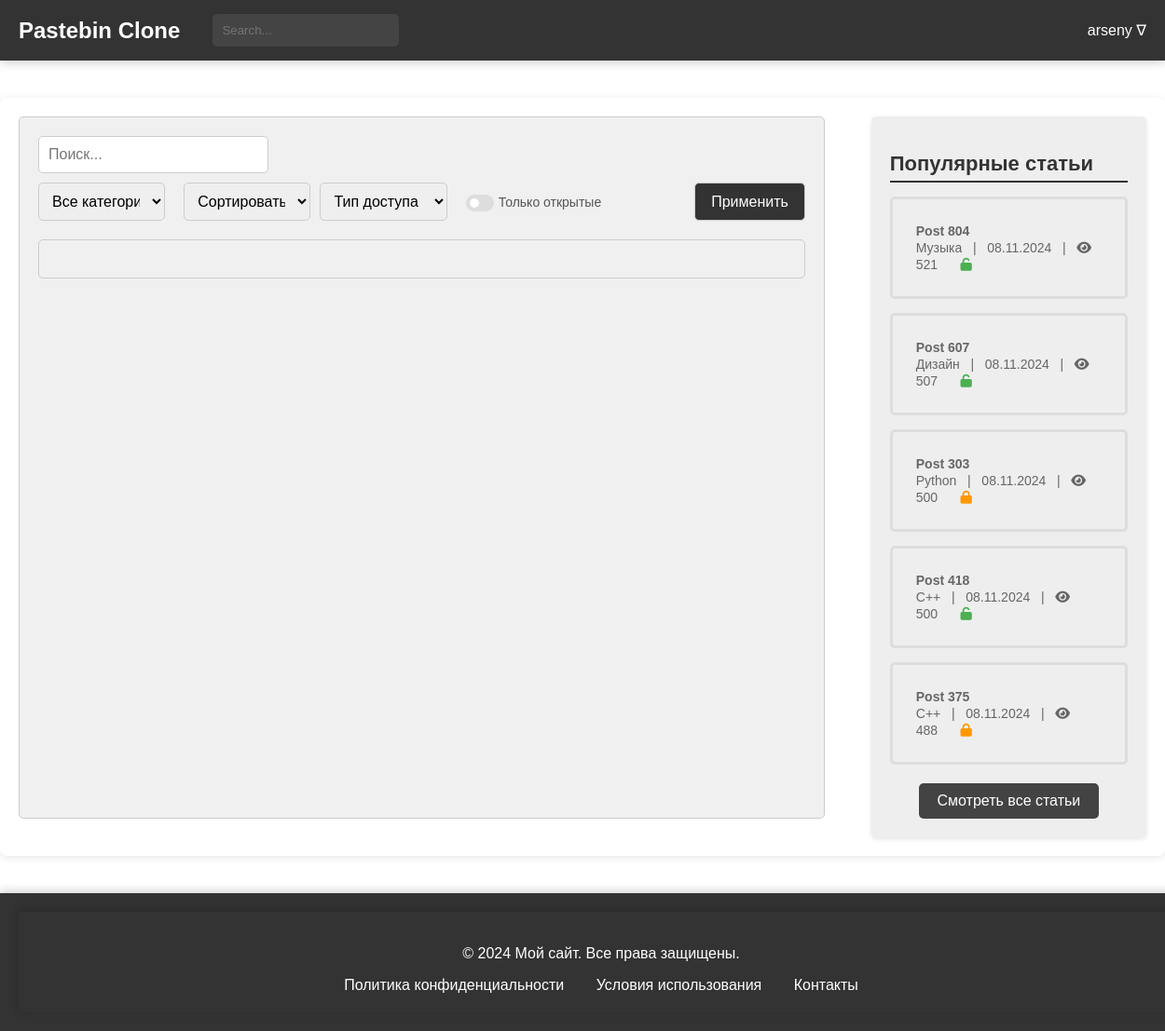
The app's page /users/posts/ (signed in), older data.
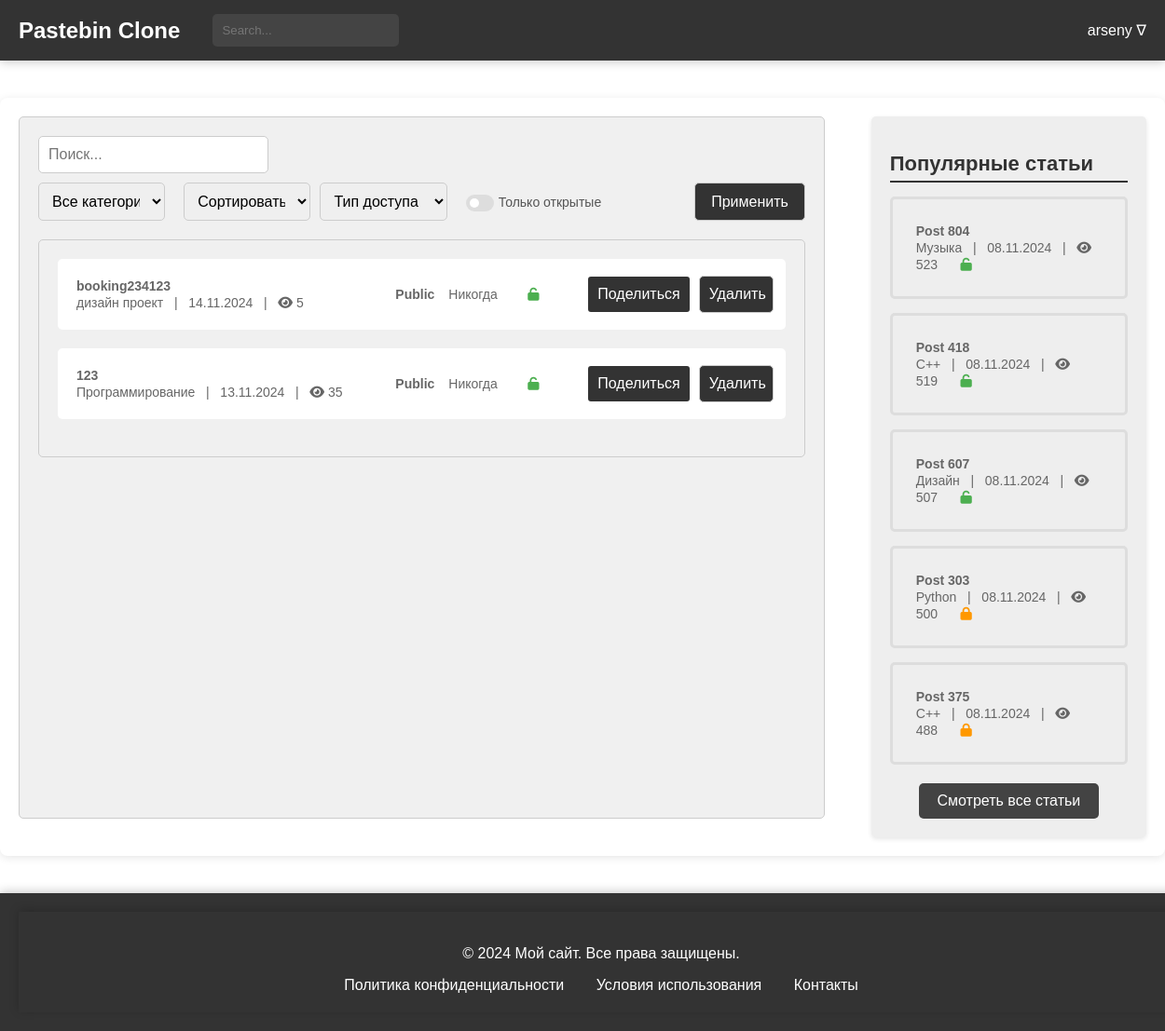
The same page, newer data.
### users/models.py (models this page shows, shortened)
class CustomUser(AbstractUser):
    bio = models.TextField(blank=True, null=True)
    favorites = models.ManyToManyField('blog.Paste', related_name='favorited_by', blank=True)
    address = models.CharField(max_length=100, blank=True, null=True)
    avatar = models.ImageField(upload_to='avatars/', blank=True, null=True)
    groups = models.ManyToManyField(
        'auth.Group',
        related_name='customuser_set',
        blank=True
    )
    user_permissions = models.ManyToManyField(
        'auth.Permission',
        related_name='customuser_set',
        blank=True
    )
    class Meta:
        verbose_name = "Пользователь"
        verbose_name_plural = "Пользователи"

### blog/models.py (models this page shows, shortened)
class Paste(models.Model):
    ACCESS_STATUS_CHOICES = [
        (0, 'Private'),
        (1, 'Public'),
        (2, 'Draft'),
    ]
    TIME_LIVE_CHOICES = [
        (None, 'Никогда'),
        (timedelta(minutes=2), 'Через 2 минуты'),
        (timedelta(hours=1), 'Через 1 час'),
        (timedelta(days=1), 'Через 1 день'),
        (timedelta(weeks=1), 'Через 1 неделю'),
    ]
    title = models.CharField(max_length=200)
    content = models.TextField()
    author = models.ForeignKey(User, on_delete=models.CASCADE)
    created_at = models.DateTimeField(auto_now_add=True)
    updated_at = models.DateTimeField(auto_now=True)
    slug = models.UUIDField(default=uuid.uuid4, editable=False, unique=True)
    tags = models.ManyToManyField(Tag, related_name='posts')
    category = models.ForeignKey(Category, on_delete=models.SET_NULL, null=True)
    access_status = models.IntegerField(choices=ACCESS_STATUS_CHOICES, default=1)
    time_live = models.DurationField(null=True, blank=True)
    password = models.CharField(max_length=100, null=True, blank=True)
    is_delete_after_read = models.BooleanField(default=False)
    views_count = models.PositiveIntegerField(default=0)
    favourite_count = models.PositiveIntegerField(default=0)
    def get_absolute_url(self):
        return reverse('blog:post-detail', kwargs={'slug': self.slug})
    def get_deletion_date(self):
        if self.time_live:
            deletion_date = timezone.now() + self.time_live
            return deletion_date.strftime('%d.%m.%Y')
        return "Никогда"
    def get_formatted_created_at(self):
        return self.created_at.strftime('%d.%m.%Y')
    class Meta:
        verbose_name = 'Паста'
        verbose_name_plural = 'Паста'

class Category(models.Model):
    name = models.CharField(max_length=30, unique=True)
    parent = models.ForeignKey(
        'self',
        on_delete=models.CASCADE,
        null=True, blank=True,
        related_name='subcategories'
    )
    def __str__(self):
        return self.name
    class Meta:
        verbose_name = 'Категория'
        verbose_name_plural = 'Категории'

### users/views.py (the view)
# urls.py: path('posts/', views.posts_list, name='posts-list'),
@login_required
def posts_list(request):
    user = request.user
    posts = Paste.objects.filter(author=user).order_by('-created_at')
    popular_posts = Paste.objects.order_by('-views_count')[:5]
    categories = Category.objects.all()
    category = request.GET.get('category')
    sort_by = request.GET.get('sort')
    access_status = request.GET.get('access_status')
    has_password = request.GET.get('has_password')
    search_query = request.GET.get('search', '')
    posts = sort_and_filter(posts, category, sort_by, access_status, has_password, search_query)
    return render(request, 'users_posts.html', {
        'posts': posts,
        'popular_posts': popular_posts,
        'categories': categories,
        'selected_category': category,
        'selected_sort': sort_by,
        'has_password': has_password,
        'search_query': search_query
    })

### general/context_processors.py (called while the page is built)
def unread_counts(request):
    if request.user.is_authenticated:
        unread_messages_count = Messages.objects.filter(user=request.user, is_checked=False).count()
        unread_notifications_count = Notifications.objects.filter(user=request.user, is_checked=False).count()
    else:
        unread_messages_count = 0
        unread_notifications_count = 0
    return {
        'unread_messages_count': unread_messages_count,
        'unread_notifications_count': unread_notifications_count,
    }

### users/templates/users_posts.html (shortened to what this page needs)
{% extends 'blog/temps/base.html' %}
{% load static %}
{% block head %}
    <link rel="stylesheet" type="text/css" href="{% static 'css/users_posts.css' %}">
{% endblock %}
{% block content %}
<main>
    <div class="main-container">
        <div class="post-filter">
            <form method="get" action="{% url 'users:posts-list' %}">
                <input type="search" name="search" placeholder="Поиск..." value="{{ search_query }}">
                <div style="display: flex; justify-content: space-between; margin-top: 10px;">
                    <select name="category" style="width: 35%;">
                        <option value="">Все категории</option>
                    </select>
                    <select name="sort" style="width: 35%; margin-left: 20px;">
                        <option value="">Сортировать по</option>
                    </select>
                    <select name="access_status" style="width: 35%; margin-left: 10px;">
                        <option value="">Тип доступа</option>
                    </select>
                    <div class="checkbox-container">
                        <label for="has_password">
                            <span>Только открытые</span>
                            <span></span>
                            <span></span>
                        </label>
                    </div>
                    <button type="submit" style="margin-left: 100px;">Применить</button>
                </div>
            </form>
            <div class="post-list">
                <ul>
                    {% for post in posts %}
                    <li class="post-item">
                        <div class="post-details">
                            <a href="{% url 'blog:post-detail' post.slug %}">
                                <span class="article-title">{{ post.title }}</span>
                                <br>
                                <span class="article-meta">{{ post.category }} &nbsp; | &nbsp; {{ post.get_formatted_created_at }} &nbsp; |  &nbsp;
                                    <i class="fa fa-eye"></i> <span class="view-count">{{post.views_count}}</span></span>
                            </a>
                        </div>
                        <div class="post-actions">
                            <span class="post-status">{{ post.get_access_status_display }}</span>
                            <span class="post-time">{{ post.get_deletion_date }}</span>
                            {% if post.password %}
                            <span><i class="fa fa-lock" aria-hidden="true" style="color: #FF9800;"></i></span>
                            {% else %}
                            <span><i class="fa fa-unlock" aria-hidden="true" style="color: #4CAF50;"></i></span>
                            {% endif %}
                            <button class="post-share-button" onclick="copyToClipboard('{{ post.get_absolute_url }}')">
                                Поделиться
                            </button>
                            <form method="post" action="{% url 'blog:post-delete' post.id %}">
                                <button type="submit">Удалить</button>
                            </form>
                        </div>
                    </li>
                    {% endfor %}
                </ul>
            </div>
        </div>
        {% include 'blog/temps/popular_posts.html' %}
    </div>
</main>
{% endblock %}

### blog/templates/blog/temps/base.html (shortened to what this page needs)
{% load static %}
<!DOCTYPE html>
<html lang="en">
<head>
    {% block head %}{% endblock %}
</head>
<body>
{% include 'blog/temps/header.html' %}
{% block content %}
{% endblock %}
{% include 'blog/temps/footer.html' %}
</body>
</html>

### blog/templates/blog/temps/header.html (shortened to what this page needs)
{% load static %}
<head>
    <link rel="stylesheet" type="text/css" href="{% static 'css/header.css' %}">
</head>
<header>
    <div class="header-container">
        <a href="{% url 'blog:index' %}" style='all: unset;'>
            <div class="header-logo">Pastebin Clone</div>
        </a>
        <div class="header-search">
            <form method="get" action="{% url 'blog:posts-list' %}">
                <input type="search" name="search" placeholder="Search..." value="{{ search_query }}">
            </form>
        </div>
        {% if request.user.is_authenticated %}
        <div class="header-auth">
            <span class="dropdown-toggle" style="margin-left: 10px; position: relative;">
                {{ request.user.username }} &#8711;
            </span>
        </div>
        {% else %}
        <div class="header-auth">
            <a href="{% url 'users:login' %}" class="auth-link">Log In /</a>
            <a href="{% url 'users:register' %}" class="auth-link">Sign In</a>
        </div>
        {% endif %}
    </div>
</header>

### blog/templates/blog/temps/popular_posts.html
{% load static %}
<head>
    <link rel="stylesheet" type="text/css" href="{% static 'css/popular_posts.css' %}">
    <link rel="stylesheet" href="https://cdnjs.cloudflare.com/ajax/libs/font-awesome/6.0.0-beta3/css/all.min.css">
</head>
<div class="right-block">
    <h2>Популярные статьи</h2>
    <ul>
        {% for popular_post in popular_posts %}
        <li>
            <a href="{% url 'blog:post-detail' popular_post.slug %}">
                <span class="article-title">{{popular_post.title}}</span>
                <br>
                <span class="article-meta">{{ popular_post.category }} &nbsp; | &nbsp; {{ popular_post.get_formatted_created_at }} &nbsp; |  &nbsp;
                                    <i class="fa fa-eye"></i> <span
                            class="view-count">{{popular_post.views_count}}</span></span>
                {% if popular_post.password %}
                <span><i class="fa fa-lock" aria-hidden="true" style="color: #FF9800;"></i></span>
                {% else %}
                <span><i class="fa fa-unlock" aria-hidden="true" style="color: #4CAF50;"></i></span>
                {% endif %}
            </a>
        </li>
        {% endfor %}
    </ul>
     <div class="all-posts-link">
        <a href="{% url 'blog:posts-list' %}">Смотреть все статьи</a>
    </div>
</div>

### blog/templates/blog/temps/footer.html
{% load static %}
<head>
    <link rel="stylesheet" type="text/css" href="{% static 'css/footer.css' %}">
</head>
<footer>
    <div class="footer-container">
    <p>&copy; 2024 Мой сайт. Все права защищены.</p>
    <ul>
        <li><a href="#">Политика конфиденциальности</a></li>
        <li><a href="#">Условия использования</a></li>
        <li><a href="#">Контакты</a></li>
    </ul>
</div>
</footer>

### users/static/css/users_posts.css (style rules this page uses)
body { margin: 0; padding: 0; font-family: Arial, sans-serif; }
.main-container { display: flex; justify-content: space-between; max-width: 1400px; margin: 40px auto; padding: 20px; box-shadow: 0 2px 10px rgba(0, 0, 0, 0.1); border-radius: 8px; background-color: #ffffff; }
.right-block { width: 30%; background-color: #eeeeee; padding: 20px; height: auto; border-radius: 5px; margin-left: 50px; }
.post-list ul { list-style: none; padding: 0; margin: 0; }
.post-list li { margin-bottom: 20px; }
.post-list a { display: block; padding: 10px; background-color: #fff; border-radius: 5px; text-decoration: none; color: #333; transition: background-color 0.3s; }
.post-list span { font-size: 14px; color: #666; }
.post-filter { background-color: #f0f0f0; padding: 20px; border: 1px solid #ccc; border-radius: 5px; margin-bottom: 20px; }
.post-filter form { display: flex; flex-wrap: wrap; justify-content: space-between; }
.post-filter input[type="search"], .post-filter select, .post-filter button[type="submit"] { width: 30%; padding: 10px; font-size: 16px; border: 1px solid #ccc; border-radius: 5px; }
.post-filter button[type="submit"] { background-color: #333; color: #fff; cursor: pointer; margin-left: auto; }
.post-list { background-color: #f0f0f0; border: 1px solid #ccc; border-radius: 5px; margin-top: 20px; padding: 20px; }
.post-item { display: flex; justify-content: space-between; align-items: center; margin-bottom: 20px; background-color: #fff; padding: 10px; border-radius: 5px; transition: background-color 0.3s; }
.post-details { display: flex; flex-direction: column; gap: 10px; }
.post-actions { display: flex; align-items: center; justify-content: space-between; min-width: 350px; }
.post-actions span { margin-right: 15px; }
.post-actions form { display: inline; margin: 0; padding: 0; }
.post-actions button { width: 30%; padding: 10px; font-size: 16px; background-color: #333; color: white; border: none; border-radius: 3px; cursor: pointer; transition: background-color 0.3s; min-width: 80px; }
.post-time { color: #FF9800; min-width: 120px; display: inline-block; }
.post-status { font-weight: bold; color: #4CAF50; }
.post-time { color: #FF9800; }
.right-block h2 { font-size: 22px; font-weight: bold; margin-bottom: 15px; color: #333; border-bottom: 2px solid #333333FF; padding-bottom: 5px; }
.right-block ul { list-style: none; padding: 0; margin: 0; }
.right-block li { margin-bottom: 15px; padding: 10px; border: 3px solid #ddd; border-radius: 5px; transition: background-color 0.3s; }
.right-block a { display: block; padding: 15px; color: #333; text-decoration: none; border-radius: 5px; transition: background-color 0.3s; }
.right-block span { font-size: 14px; color: #666; }
.right-block i { font-size: 14px; margin-right: 5px; }
.article-title { font-weight: bold; font-size: 34px; }
.post-share-button { padding: 5px 15px; background-color: #f44336; color: white; border: none; border-radius: 3px; cursor: pointer; transition: background-color 0.3s; min-width: 80px; margin-right: 10px; }
.post-actions i.fa-unlock { color: #4CAF50; }
.post-actions i.fa-lock, .post-actions i.fa-unlock { margin-left: -50px; }
.view-count { margin-left: 0; }
.checkbox-container { margin-left: 20px; display: flex; align-items: center; }
.checkbox-container label { position: relative; display: flex; align-items: center; cursor: pointer; font-size: 18px; color: #555; white-space: nowrap; }
.checkbox-container label span:first-child { position: relative; padding-left: 35px; font-size: 14px; }
.checkbox-container label span:nth-child(2) { position: absolute; left: 0; top: 0; width: 30px; height: 18px; background-color: #ddd; border-radius: 15px; transition: 0.3s; }
.checkbox-container label span:nth-child(3) { position: absolute; left: 4px; top: 4px; width: 10px; height: 10px; background-color: #fff; border-radius: 50%; transition: 0.3s; }

Row changes from the older to the newer data that the page shows:
added Paste: title "booking234123", category "дизайн проект", get_formatted_created_at "14.11.2024", views_count "5", access_status "Public", get_deletion_date "Никогда"
added Paste: title "123", category "Программирование", get_formatted_created_at "13.11.2024", views_count "35", access_status "Public", get_deletion_date "Никогда"
changed Paste "Post 804": views_count "521" → "523"
changed Paste "Post 418": views_count "500" → "519"; moves up the list
